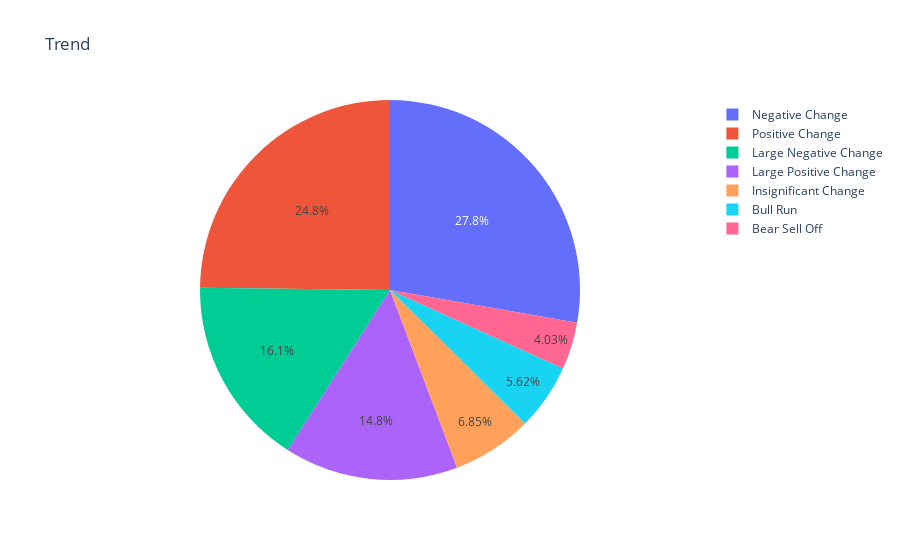

Here is the notebook cell this chart was saved with:
### Code cell
fig = px.pie(count_df, values='Counts', names='Trend', title='Trend')
fig.show()

### Figure 1 — Plotly figure (JSON) as saved in the notebook; plotly's stock layout.template omitted (floating-point values rounded to 4 significant figures)
{"data": [{"domain": {"x": [0, 1], "y": [0, 1]}, "hovertemplate": "Trend=%{label}<br>Counts=%{value}<extra></extra>", "labels": ["Bear Sell Off", "Bull Run", "Insignificant Change", "Large Negative Change", "Large Positive Change", "Negative Change", "Positive Change"], "legendgroup": "", "name": "", "showlegend": true, "type": "pie", "values": [33, 46, 56, 132, 121, 227, 203]}], "layout": {"legend": {"tracegroupgap": 0}, "title": {"text": "Trend"}}}
